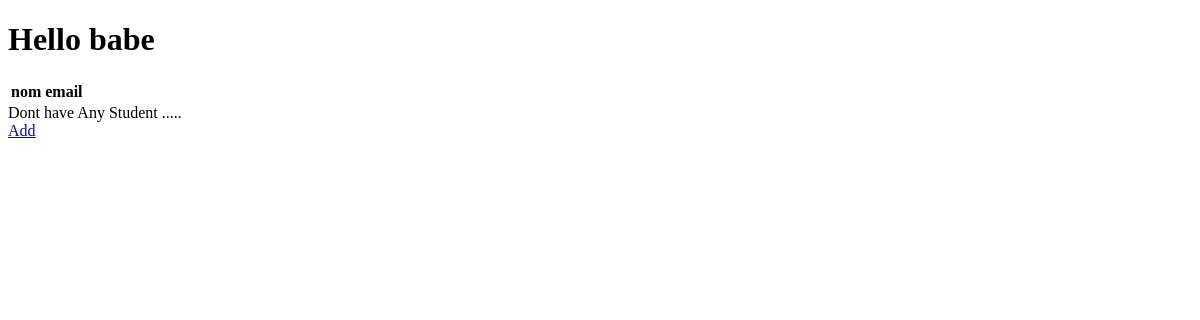
The app's page /, older data.
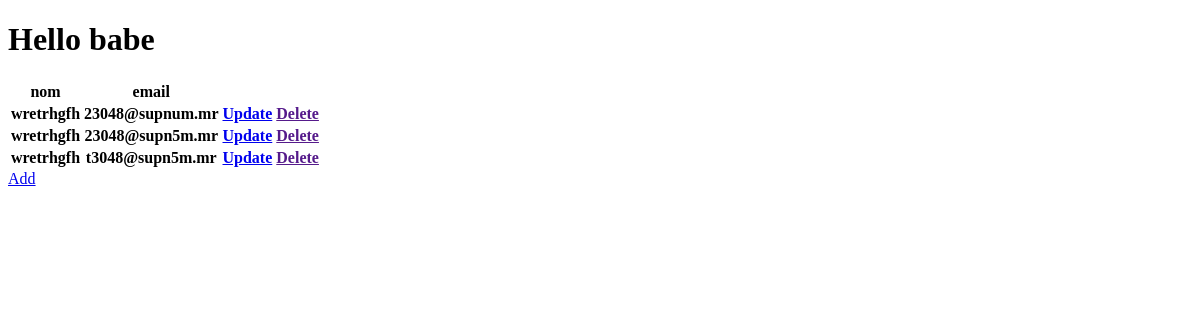
The same page, newer data.
### test1/models.py (models this page shows)
class Student(models.Model):
    nom=models.CharField(max_length=255)
    email=models.CharField(max_length=15, unique=True)

### test1/views.py (the view)
# urls.py: path('' , views.seeAll , name="seeAll"),
def seeAll(request):
    getAll=Student.objects.all().values()
    if getAll :
        context={
            'list':getAll
        }
        temp=loader.get_template('list.html')
        return HttpResponse(temp.render( context, request))
    else:
        temp=loader.get_template('list.html')
        context={
            'lists':"Dont have Any Student ....."
        }
        return HttpResponse(temp.render(context ,request ))

### test1/templates/list.html (shortened to what this page needs)
<!DOCTYPE html>
<html lang="en">
<head>
</head>
<body>
    <h1>Hello babe </h1>
    <div>
        <table>
            <tr>
                <th>nom</th>
                <th>email</th>
            </tr>
                {%for i in list %}
                    <tr>
                            <th>{{i.nom}}</th>
                            <th>{{i.email}}</th>
                            <th><a href="{% url 'update' i.id %}">Update</a></th>
                            <th><a href="">Delete</a></th>
                    </tr>
                {%endfor%}
        </table>
        {%if lists%}
        {{lists}}
        {%endif%}
    </div>
    <a href="{% url 'add'%}"><div>Add</div></a>
</body>
</html>

Row changes from the older to the newer data that the page shows:
added Student: nom "wretrhgfh", email "23048@supnum.mr"
added Student: nom "wretrhgfh", email "23048@supn5m.mr"
added Student: nom "wretrhgfh", email "t3048@supn5m.mr"
Text that changed along with them:
{{ lists }}: "Dont have Any Student ....." → (not shown)
